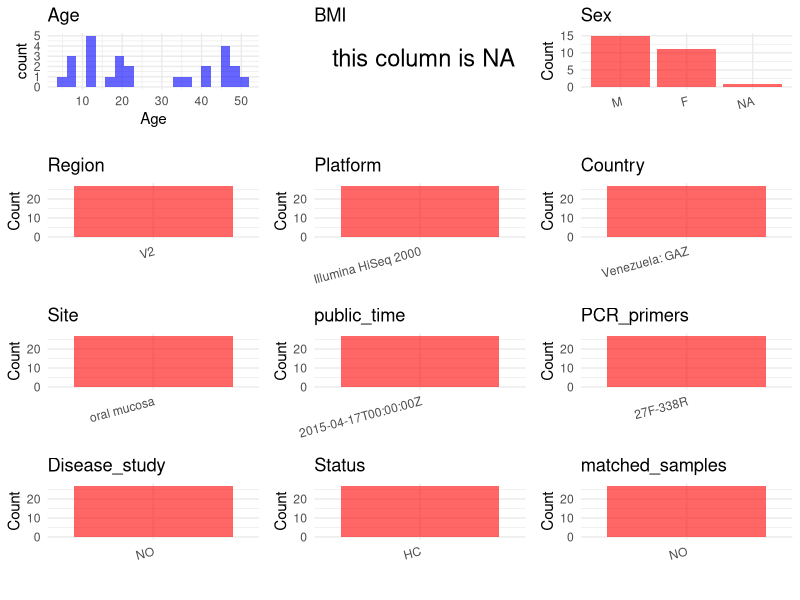

The R script that drew this image: (Note: this script raises an error after producing the figure.)
## ---- chunk 1
# Load necessary libraries
library(dplyr)
library(ggplot2)
library(cowplot)

# Set working directory (update this path to your local directory)
setwd("D:/oral_project/PRJEB7825")

# Read the initial metadata files
initial_meta<-read.csv("SraRunTable.csv",header = T)

# Combine the two metadata files
#meta <- rbind(initial_meta, initial_meta1)

#Remove entries non-oral samples
#initial_meta <- subset(initial_meta,isolate %in% c("saliva","tongue coat"))

# Check the number of samples containing "HT" in Sample.Name (e.g., healthy controls)
#nrow(subset(meta, grepl("HT", Sample.Name)))

# Display the first few rows of the metadata
head(initial_meta)
## ---- chunk 2
# Create a uniform metadata dataframe
metadata <- data.frame(
  BioProject = initial_meta$BioProject,
  Run = initial_meta$Run,
  sample_name = initial_meta$Library.Name,
  Age = initial_meta$AGE,
  BMI = NA,
  Sex=initial_meta$sex,
  Region = initial_meta$target_subfragment..exp.,
  Platform = "Illumina HiSeq 2000",
  Country = initial_meta$COUNTRY,
  Site = replace(initial_meta$body_site, initial_meta$body_site == "UBERON:mouth", "oral mucosa"),
  public_time = initial_meta$ReleaseDate,
  PCR_primers = "27F-338R",
  stringsAsFactors = FALSE
)
## ---- chunk 3
metadata <- metadata %>%
  mutate(Sex = recode(Sex, "female" = "F", "male" = "M",.default = NA_character_))
## ---- chunk 4
# Add information obtained from the publication
metadata$title <- "The microbiome of uncontacted Amerindians"
metadata$Disease_study <- "NO"
# Assign disease status based on sample_name patterns
metadata$Status <- "HC"

#get subjects id with Saliva available
keep_subjects<-subset(metadata,Site %in% "oral mucosa")
#remove subjects without Saliva samples
metadata<-subset(metadata,sample_name %in% keep_subjects$sample_name)
#get subjects sampling counts
sample_counts <- table(metadata$sample_name)
# Create matched_samples column, any subjects have >=2 samples will be label "YES", otherwise "NO"
metadata$matched_samples <- ifelse(metadata$sample_name %in% names(sample_counts[sample_counts >= 2]), "YES", "NO")
## ---- chunk 5
# Check the number of unique runs and sample names
print(paste("Number of unique runs:", length(unique(metadata$Run))))
print(paste("Number of unique sample names:", length(unique(metadata$sample_name))))
## ---- chunk 6
# Select columns for visualization
plot_data <- metadata %>%
  select(-BioProject, -Run, -sample_name, -title)

# Function to create simple plots for each column
create_simple_plots <- function(data) {
  plots <- list()
  
  for (col in colnames(data)) {
    # Check if the column is all NA
    if (all(is.na(data[[col]]))) {
      # Create an empty plot with text indicating all NA
      p <- ggplot() +
        annotate("text", x = 0.5, y = 0.5, label = "this column is NA", size = 6) +
        labs(title = col) +
        theme_void()
    } else if (is.numeric(data[[col]])) {
      # Numeric variable: histogram
      p <- ggplot(data, aes(x = .data[[col]])) +
        geom_histogram(fill = "blue", alpha = 0.6, bins = 20, na.rm = TRUE) +
        labs(title = col) +
        theme_minimal()
    } else {
      # Categorical variable: bar plot (remove NA values)
      count_data <- as.data.frame(table(data[[col]], useNA = "ifany"))
      p <- ggplot(count_data, aes(x = reorder(Var1, -Freq), y = Freq)) +
        geom_col(fill = "red", alpha = 0.6) +
        labs(title = col, x = NULL, y = "Count") +
        theme_minimal() +
        theme(axis.text.x = element_text(angle = 15, hjust = 1))
    }
    plots[[col]] <- p
  }
  
  return(plots)
}

# Generate and arrange plots
plots <- create_simple_plots(plot_data)
p<-plot_grid(plots$Age, 
          plots$BMI, 
          plots$Sex, 
          plots$Region, 
          plots$Platform, 
          plots$Country, 
          plots$Site,
          plots$public_time, 
          plots$PCR_primers,
          plots$Disease_study,
          plots$Status,
          plots$matched_samples,# add 
          ncol = 3, align = "hv", axis = "lb")
ggsave("Metadata_Summary.png", plot = p, width = 8, height = 6, dpi = 150)
## ---- chunk 7
knitr::include_graphics("Metadata_Summary.png")
## ---- chunk 8
# Reorder columns to match the desired format
metadata <- metadata[, c(
  "BioProject", "Run", "sample_name", "Age", "BMI", "Sex", 
  "Region", "Platform", "Country", "Site", "public_time", 
  "PCR_primers", "title", "Disease_study", "Status","matched_samples"
)]

# Export the uniform metadata to a CSV file
write.csv(metadata, file = "metadata.csv", quote = FALSE)
head(metadata)
